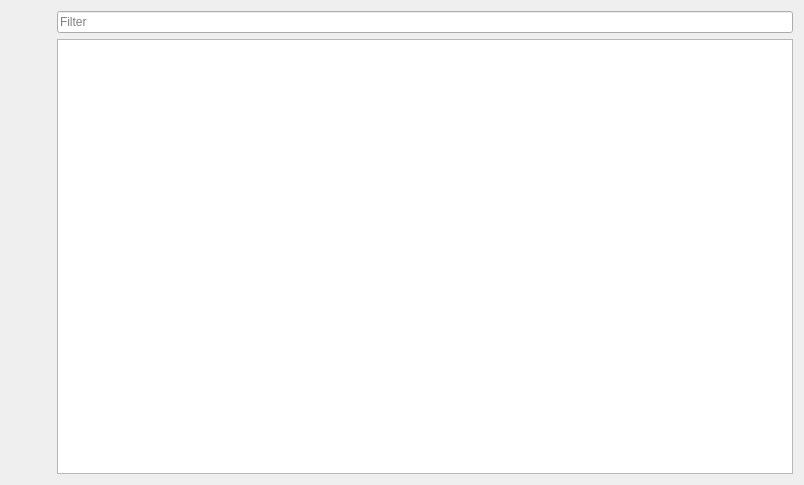
<?xml version="1.0" encoding="UTF-8"?>
<ui version="4.0">
 <class>VmcListWidget</class>
 <widget class="QWidget" name="VmcListWidget">
  <property name="geometry">
   <rect>
    <x>0</x>
    <y>0</y>
    <width>804</width>
    <height>485</height>
   </rect>
  </property>
  <property name="windowTitle">
   <string notr="true"/>
  </property>
  <layout class="QHBoxLayout" name="horizontalLayout">
   <item>
    <widget class="QWidget" name="mp_widget_toolbar" native="true">
     <property name="sizePolicy">
      <sizepolicy hsizetype="Fixed" vsizetype="Preferred">
       <horstretch>0</horstretch>
       <verstretch>0</verstretch>
      </sizepolicy>
     </property>
     <layout class="QVBoxLayout" name="verticalLayout">
      <property name="leftMargin">
       <number>0</number>
      </property>
      <property name="topMargin">
       <number>0</number>
      </property>
      <property name="rightMargin">
       <number>0</number>
      </property>
      <property name="bottomMargin">
       <number>0</number>
      </property>
      <item>
       <widget class="QToolButton" name="mp_btn_rename_vmc">
        <property name="sizePolicy">
         <sizepolicy hsizetype="Expanding" vsizetype="Fixed">
          <horstretch>0</horstretch>
          <verstretch>0</verstretch>
         </sizepolicy>
        </property>
        <property name="text">
         <string notr="true"/>
        </property>
        <property name="iconSize">
         <size>
          <width>32</width>
          <height>32</height>
         </size>
        </property>
        <property name="toolButtonStyle">
         <enum>Qt::ToolButtonStyle::ToolButtonTextUnderIcon</enum>
        </property>
        <property name="autoRaise">
         <bool>true</bool>
        </property>
       </widget>
      </item>
      <item>
       <widget class="QToolButton" name="mp_btn_delete_vmc">
        <property name="sizePolicy">
         <sizepolicy hsizetype="Expanding" vsizetype="Fixed">
          <horstretch>0</horstretch>
          <verstretch>0</verstretch>
         </sizepolicy>
        </property>
        <property name="iconSize">
         <size>
          <width>32</width>
          <height>32</height>
         </size>
        </property>
        <property name="toolButtonStyle">
         <enum>Qt::ToolButtonStyle::ToolButtonTextUnderIcon</enum>
        </property>
        <property name="autoRaise">
         <bool>true</bool>
        </property>
       </widget>
      </item>
      <item>
       <widget class="QToolButton" name="mp_btn_export">
        <property name="sizePolicy">
         <sizepolicy hsizetype="Expanding" vsizetype="Fixed">
          <horstretch>0</horstretch>
          <verstretch>0</verstretch>
         </sizepolicy>
        </property>
        <property name="text">
         <string notr="true"/>
        </property>
        <property name="iconSize">
         <size>
          <width>32</width>
          <height>32</height>
         </size>
        </property>
        <property name="toolButtonStyle">
         <enum>Qt::ToolButtonStyle::ToolButtonTextUnderIcon</enum>
        </property>
        <property name="autoRaise">
         <bool>true</bool>
        </property>
       </widget>
      </item>
      <item>
       <widget class="QToolButton" name="mp_btn_properties">
        <property name="text">
         <string notr="true"/>
        </property>
        <property name="iconSize">
         <size>
          <width>32</width>
          <height>32</height>
         </size>
        </property>
        <property name="toolButtonStyle">
         <enum>Qt::ToolButtonStyle::ToolButtonTextUnderIcon</enum>
        </property>
        <property name="autoRaise">
         <bool>true</bool>
        </property>
       </widget>
      </item>
      <item>
       <spacer name="mp_spacer">
        <property name="orientation">
         <enum>Qt::Orientation::Vertical</enum>
        </property>
        <property name="sizeHint" stdset="0">
         <size>
          <width>20</width>
          <height>40</height>
         </size>
        </property>
       </spacer>
      </item>
      <item>
       <widget class="QToolButton" name="mp_btn_create_vmc">
        <property name="sizePolicy">
         <sizepolicy hsizetype="Expanding" vsizetype="Fixed">
          <horstretch>0</horstretch>
          <verstretch>0</verstretch>
         </sizepolicy>
        </property>
        <property name="iconSize">
         <size>
          <width>32</width>
          <height>32</height>
         </size>
        </property>
        <property name="toolButtonStyle">
         <enum>Qt::ToolButtonStyle::ToolButtonTextUnderIcon</enum>
        </property>
        <property name="autoRaise">
         <bool>true</bool>
        </property>
       </widget>
      </item>
     </layout>
    </widget>
   </item>
   <item>
    <layout class="QVBoxLayout" name="mp_layout">
     <item>
      <widget class="QLineEdit" name="mp_edit_filter">
       <property name="placeholderText">
        <string>Filter</string>
       </property>
       <property name="clearButtonEnabled">
        <bool>true</bool>
       </property>
      </widget>
     </item>
     <item>
      <widget class="QTreeView" name="mp_tree_vmcs">
       <property name="contextMenuPolicy">
        <enum>Qt::ContextMenuPolicy::CustomContextMenu</enum>
       </property>
       <property name="alternatingRowColors">
        <bool>true</bool>
       </property>
       <property name="rootIsDecorated">
        <bool>false</bool>
       </property>
       <property name="itemsExpandable">
        <bool>false</bool>
       </property>
       <property name="sortingEnabled">
        <bool>true</bool>
       </property>
       <property name="allColumnsShowFocus">
        <bool>true</bool>
       </property>
       <property name="expandsOnDoubleClick">
        <bool>false</bool>
       </property>
       <attribute name="headerVisible">
        <bool>false</bool>
       </attribute>
      </widget>
     </item>
    </layout>
   </item>
  </layout>
  <action name="mp_action_create_vmc">
   <property name="icon">
    <iconset resource="../Resources/Resources.qrc">
     <normaloff>:/images/add</normaloff>:/images/add</iconset>
   </property>
   <property name="text">
    <string>Create</string>
   </property>
   <property name="toolTip">
    <string>Create VMC</string>
   </property>
   <property name="shortcut">
    <string notr="true">Ins</string>
   </property>
  </action>
  <action name="mp_action_delete_vmc">
   <property name="icon">
    <iconset resource="../Resources/Resources.qrc">
     <normaloff>:/images/delete</normaloff>:/images/delete</iconset>
   </property>
   <property name="text">
    <string>Delete</string>
   </property>
   <property name="toolTip">
    <string>Delete VMC</string>
   </property>
   <property name="shortcut">
    <string notr="true">Del</string>
   </property>
  </action>
  <action name="mp_action_rename_vmc">
   <property name="icon">
    <iconset resource="../Resources/Resources.qrc">
     <normaloff>:/images/rename</normaloff>:/images/rename</iconset>
   </property>
   <property name="text">
    <string>Rename</string>
   </property>
   <property name="toolTip">
    <string>Rename VMC</string>
   </property>
   <property name="shortcut">
    <string notr="true">F2</string>
   </property>
  </action>
  <action name="mp_action_properties">
   <property name="icon">
    <iconset resource="../Resources/Resources.qrc">
     <normaloff>:/images/edit</normaloff>:/images/edit</iconset>
   </property>
   <property name="text">
    <string>Properties</string>
   </property>
   <property name="shortcut">
    <string>Alt+Return</string>
   </property>
  </action>
  <action name="mp_action_export">
   <property name="icon">
    <iconset resource="../Resources/Resources.qrc">
     <normaloff>:/images/download</normaloff>:/images/download</iconset>
   </property>
   <property name="text">
    <string>Export</string>
   </property>
   <property name="toolTip">
    <string>Download VMC content to local disk</string>
   </property>
   <property name="shortcut">
    <string>Ctrl+E</string>
   </property>
  </action>
 </widget>
 <tabstops>
  <tabstop>mp_btn_rename_vmc</tabstop>
  <tabstop>mp_btn_delete_vmc</tabstop>
  <tabstop>mp_btn_export</tabstop>
  <tabstop>mp_btn_properties</tabstop>
  <tabstop>mp_btn_create_vmc</tabstop>
  <tabstop>mp_edit_filter</tabstop>
  <tabstop>mp_tree_vmcs</tabstop>
 </tabstops>
 <resources>
  <include location="../Resources/Resources.qrc"/>
 </resources>
 <connections/>
</ui>
